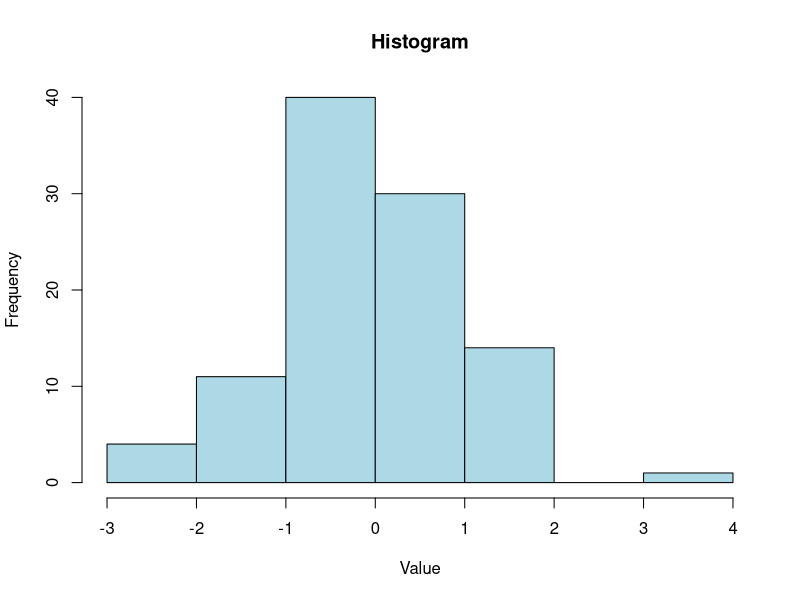
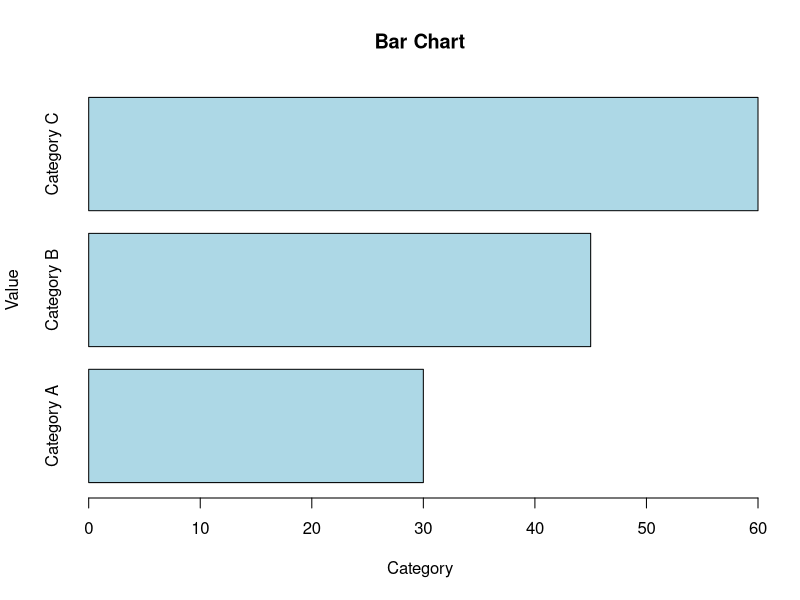
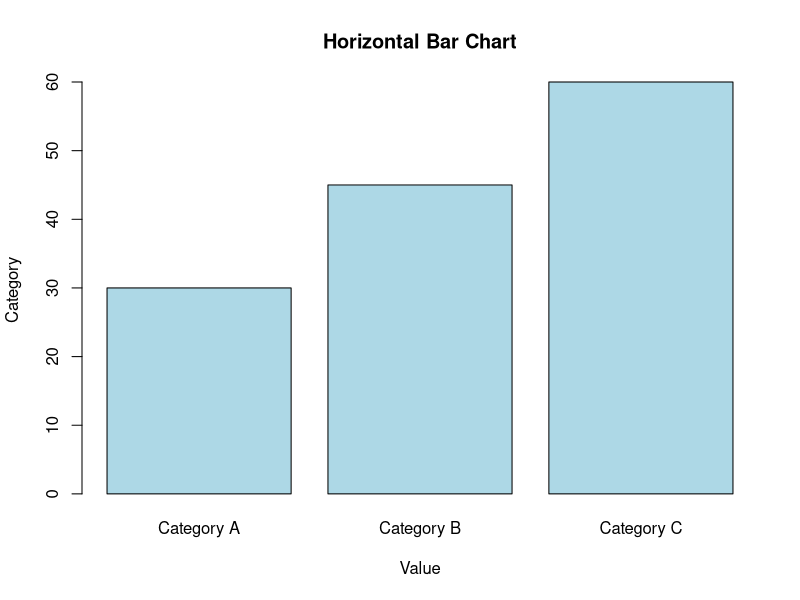
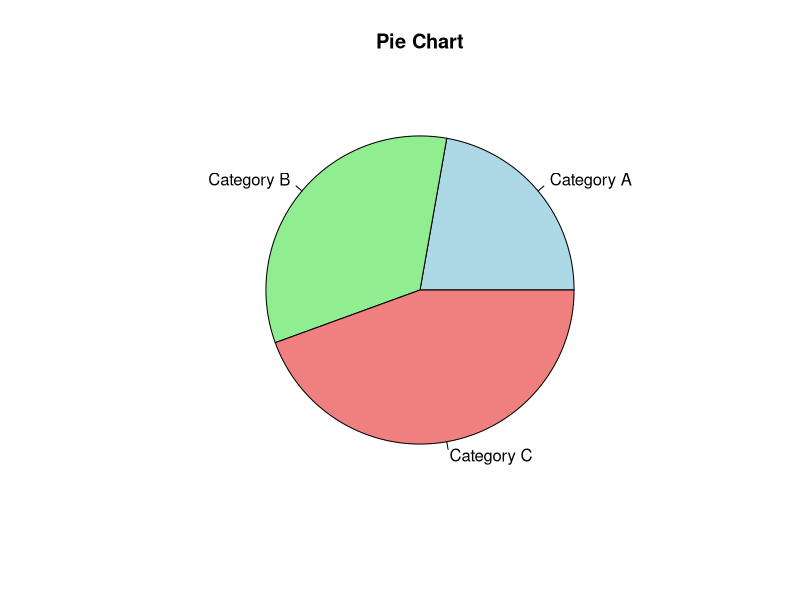
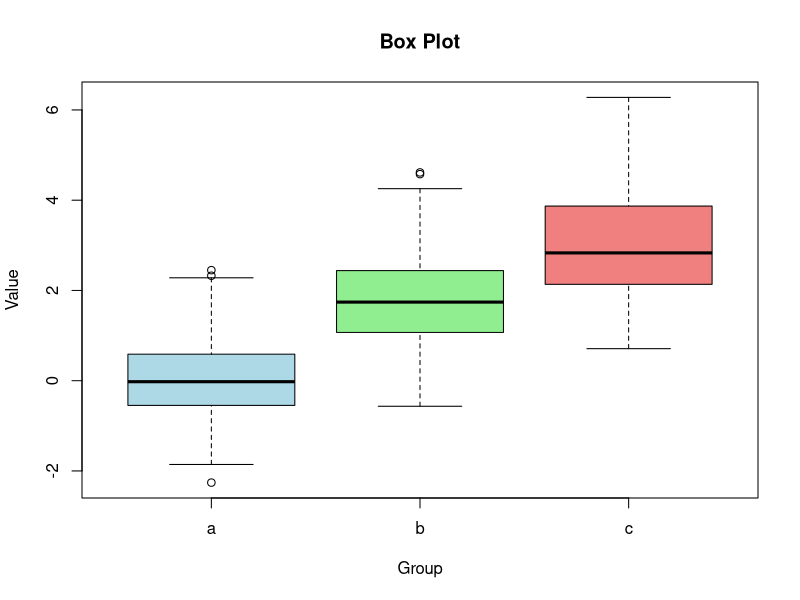
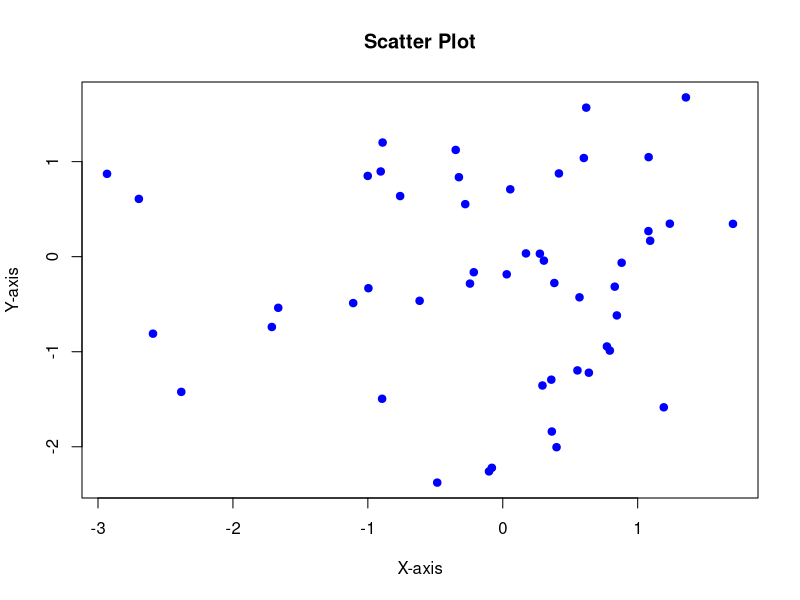
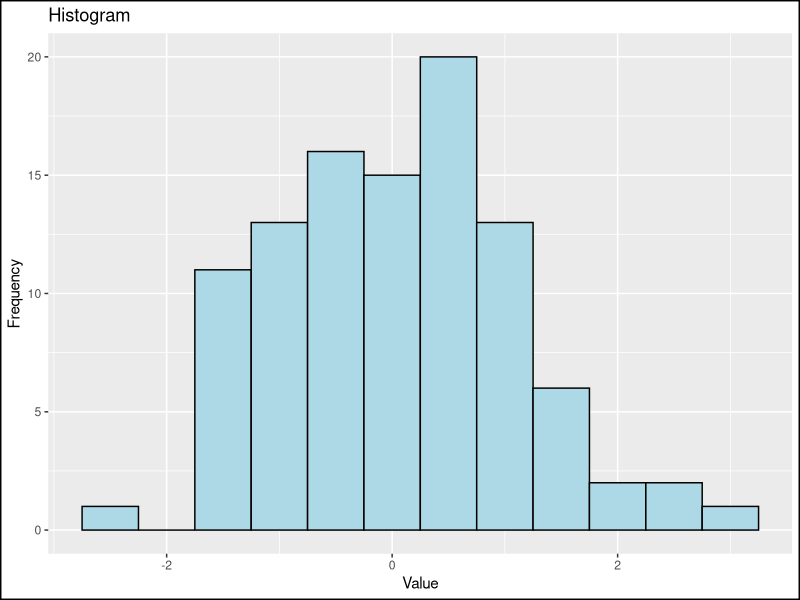
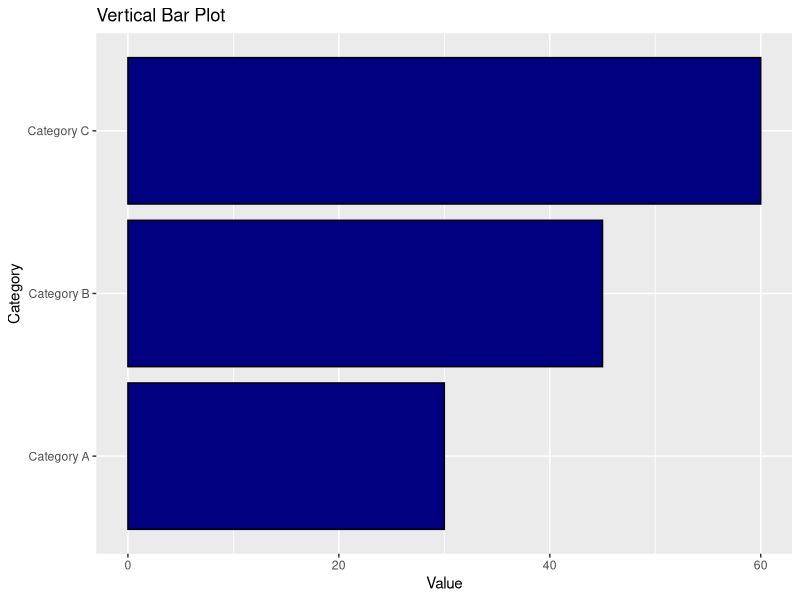

Generate these figures, in order, with R:
## ---- chunk 1
# Create a sample dataset
data <- rnorm(100)

# Create a histogram
hist(data, main="Histogram", xlab="Value", ylab="Frequency", col="lightblue", border="black")

## ---- chunk 2
# Create a sample dataset
categories <- c("Category A", "Category B", "Category C")
values <- c(30, 45, 60)

# Create a bar chart
barplot(values, names.arg=categories, main="Bar Chart", horiz = TRUE, xlab="Category", ylab="Value", col="lightblue")

## ---- chunk 3

## ---- chunk 4
# Create a sample dataset
categories <- c("Category A", "Category B", "Category C")
values <- c(30, 45, 60)

# Create a horizontal bar chart
barplot(values, names.arg=categories, main="Horizontal Bar Chart", xlab="Value", ylab="Category", col="lightblue")

## ---- chunk 5
# Create a sample dataset
categories <- c("Category A", "Category B", "Category C")
values <- c(30, 45, 60)

# Create a pie chart
pie(values, labels=categories, main="Pie Chart", col=c("lightblue", "lightgreen", "lightcoral"))

## ---- chunk 6
# Create a sample dataset
data <- list(a=rnorm(100), b=rnorm(100, mean=2), c=rnorm(100, mean=3))

# Create a box plot
boxplot(data, main="Box Plot", xlab="Group", ylab="Value", col=c("lightblue", "lightgreen", "lightcoral"))

## ---- chunk 7
# Create a sample dataset
x <- rnorm(50)
y <- rnorm(50)

# Create a scatter plot
plot(x, y, main="Scatter Plot", xlab="X-axis", ylab="Y-axis", col="blue", pch=19)

## ---- chunk 8
library(ggplot2)

# Create a sample dataset
data <- data.frame(Value=rnorm(100))


histogram <- ggplot(data=data, aes(x=Value, fill = categories)) +
  geom_histogram(binwidth=0.5, fill="lightblue", color="black") +
  labs(title="Histogram", x="Value", y="Frequency") +
theme(plot.background = element_rect(color = "black", size = 1)) + 
   scale_fill_manual(values = c("lightblue", "lightgreen", "lightcoral")) +
  guides(fill = guide_legend(title = "Categories"))
 # theme(axis.text.x = element_text(angle = 45, hjust = 1))

histogram

################

# Create a sample dataset
categories <- c("Category A", "Category B", "Category C")
values <- c(30, 45, 60)
data <- data.frame(Category=categories, Value=values)

# Create a bar chart
#barplot(values, names.arg=categories, main="Bar Chart", horiz = TRUE, xlab="Category", ylab="Value", col="lightblue")

ggplot(data=data, aes(x=Category, y =Value)) +
  geom_bar(fill="navyblue", color="black", stat="identity") +
  labs(title="Vertical Bar Plot", x="Category", y="Value") + 
  coord_flip()

ggplot(data=data, aes(x=Category, y=Value)) +
  geom_bar(stat="identity", fill="lightblue") +
  labs(title="Bar Chart", x="Category", y="Value") 
  

################


# Create a sample dataset
categories <- c("Category A", "Category B", "Category C")
values <- c(30, 45, 60)
data <- data.frame(Category=categories, Value=values)

# Create a pie chart
ggplot(data=data, aes(x="", y=Value, fill=Category)) +
  geom_bar(stat="identity") +
  coord_polar(theta="y") +
  labs(title="Pie Chart")

##################



data <- data.frame(Group=rep(c("A", "B", "C"), each=100),
                   Value=c(rnorm(100), rnorm(100, mean=2), rnorm(100, mean=3)))

# Create a box plot
ggplot(data=data, aes(x=Group, y=Value, fill=Group)) +
  geom_boxplot() +
  labs(title="Box Plot", x="Group", y="Value")

###################


# Create a sample dataset
data <- data.frame(X=rnorm(50), Y=rnorm(50))

# Create a scatter plot
ggplot(data=data, aes(x=X, y=Y)) +
  geom_point(shape=19, color="blue") +
  labs(title="Scatter Plot", x="X-axis", y="Y-axis") +
  theme(axis.text.y = element_text(angle = 45, hjust = 1))

####################



## ---- chunk 9
ggsave("pie_chart.pdf", plot = histogram, device = "pdf")


ggsave("pie_chart.jpg", plot = histogram, device = "jpeg", dpi = 300)  

library(svglite)
ggsave("pie_chart.svg", plot = histogram, device = "svg")



ggsave("pie_chart.tiff", plot = histogram, device = "tiff")


ggsave("pie_chart.bmp", plot = histogram, device = "bmp")
